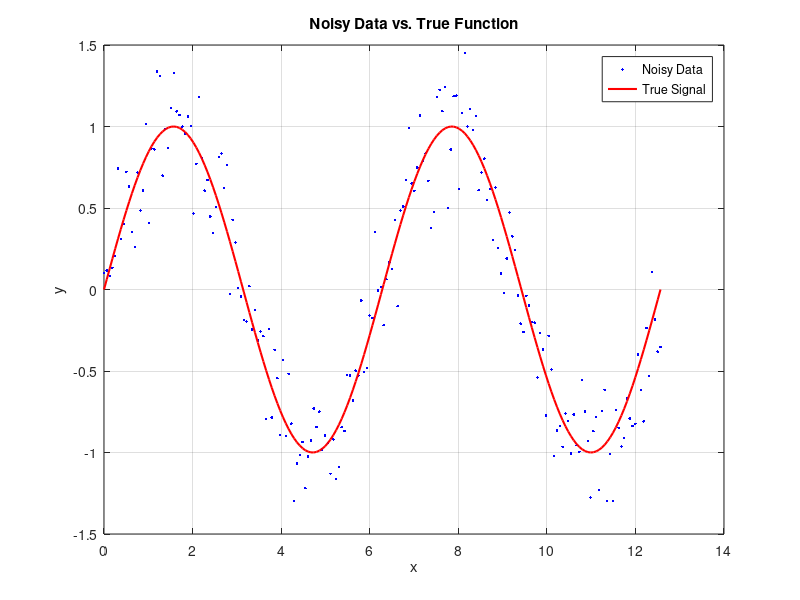

Recreate this plot in MATLAB. (Note: this script raises an error after producing the figure.)
%% Demonstration of Live Controls, Live Tasks, and Apps in MATLAB

% The true signal is a sine wave. We'll add adjustable noise.

x = linspace(0, 4*pi, 200)';
noiseLevel = 0.2; 
y = sin(x) + noiseLevel*randn(size(x));

figure
plot(x, y, 'b.', 'DisplayName', 'Noisy Data')
hold on
plot(x, sin(x), 'r', 'LineWidth', 1.5, 'DisplayName', 'True Signal')
legend('show')
xlabel('x')
ylabel('y')
title('Noisy Data vs. True Function')
grid on

%% Live Task: Smooth Data


%% Compare Smoothed Data
figure

plot(x, y_smooth, 'b', 'LineWidth', 1.5, 'DisplayName', 'Smoothed')
hold on
plot(x, sin(x), 'r--', 'LineWidth', 1.5, 'DisplayName', 'True Signal')
legend('show')
title('Data Before and After Smoothing')
xlabel('x')
ylabel('y')
grid on

%% Launch Curve Fitting App
cftool(x, y)
